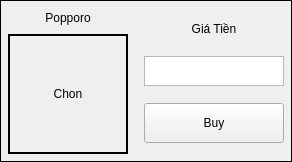
                 <widget class="QFrame" name="frame_60">
                  <property name="frameShape">
                   <enum>QFrame::Box</enum>
                  </property>
                  <layout class="QHBoxLayout" name="horizontalLayout_11">
                   <property name="leftMargin">
                    <number>2</number>
                   </property>
                   <property name="topMargin">
                    <number>2</number>
                   </property>
                   <property name="rightMargin">
                    <number>2</number>
                   </property>
                   <property name="bottomMargin">
                    <number>2</number>
                   </property>
                   <item>
                    <widget class="QFrame" name="frame_61">
                     <property name="sizePolicy">
                      <sizepolicy hsizetype="Expanding" vsizetype="Preferred">
                       <horstretch>0</horstretch>
                       <verstretch>0</verstretch>
                      </sizepolicy>
                     </property>
                     <property name="frameShape">
                      <enum>QFrame::Box</enum>
                     </property>
                     <property name="lineWidth">
                      <number>0</number>
                     </property>
                     <layout class="QVBoxLayout" name="verticalLayout_11">
                      <property name="leftMargin">
                       <number>5</number>
                      </property>
                      <property name="topMargin">
                       <number>5</number>
                      </property>
                      <property name="rightMargin">
                       <number>5</number>
                      </property>
                      <property name="bottomMargin">
                       <number>5</number>
                      </property>
                      <item>
                       <widget class="QLabel" name="nameID21">
                        <property name="sizePolicy">
                         <sizepolicy hsizetype="Expanding" vsizetype="Maximum">
                          <horstretch>0</horstretch>
                          <verstretch>0</verstretch>
                         </sizepolicy>
                        </property>
                        <property name="minimumSize">
                         <size>
                          <width>20</width>
                          <height>20</height>
                         </size>
                        </property>
                        <property name="maximumSize">
                         <size>
                          <width>5000</width>
                          <height>60</height>
                         </size>
                        </property>
                        <property name="frameShape">
                         <enum>QFrame::Box</enum>
                        </property>
                        <property name="lineWidth">
                         <number>0</number>
                        </property>
                        <property name="text">
                         <string>Popporo</string>
                        </property>
                        <property name="alignment">
                         <set>Qt::AlignCenter</set>
                        </property>
                       </widget>
                      </item>
                      <item>
                       <widget class="QLabel" name="imageID21">
                        <property name="sizePolicy">
                         <sizepolicy hsizetype="Expanding" vsizetype="Maximum">
                          <horstretch>0</horstretch>
                          <verstretch>0</verstretch>
                         </sizepolicy>
                        </property>
                        <property name="minimumSize">
                         <size>
                          <width>120</width>
                          <height>120</height>
                         </size>
                        </property>
                        <property name="maximumSize">
                         <size>
                          <width>5000</width>
                          <height>250</height>
                         </size>
                        </property>
                        <property name="frameShape">
                         <enum>QFrame::Box</enum>
                        </property>
                        <property name="lineWidth">
                         <number>2</number>
                        </property>
                        <property name="text">
                         <string>Chon</string>
                        </property>
                        <property name="alignment">
                         <set>Qt::AlignCenter</set>
                        </property>
                       </widget>
                      </item>
                     </layout>
                    </widget>
                   </item>
                   <item>
                    <widget class="QFrame" name="frame_62">
                     <property name="maximumSize">
                      <size>
                       <width>150</width>
                       <height>16777215</height>
                      </size>
                     </property>
                     <layout class="QVBoxLayout" name="verticalLayout_70">
                      <property name="leftMargin">
                       <number>5</number>
                      </property>
                      <property name="topMargin">
                       <number>5</number>
                      </property>
                      <property name="rightMargin">
                       <number>5</number>
                      </property>
                      <property name="bottomMargin">
                       <number>5</number>
                      </property>
                      <item>
                       <widget class="QLabel" name="imageAc_39">
                        <property name="sizePolicy">
                         <sizepolicy hsizetype="Maximum" vsizetype="Maximum">
                          <horstretch>0</horstretch>
                          <verstretch>0</verstretch>
                         </sizepolicy>
                        </property>
                        <property name="minimumSize">
                         <size>
                          <width>20</width>
                          <height>20</height>
                         </size>
                        </property>
                        <property name="maximumSize">
                         <size>
                          <width>150</width>
                          <height>20</height>
                         </size>
                        </property>
                        <property name="frameShape">
                         <enum>QFrame::Box</enum>
                        </property>
                        <property name="lineWidth">
                         <number>0</number>
                        </property>
                        <property name="text">
                         <string>Giá Tiền</string>
                        </property>
                        <property name="alignment">
                         <set>Qt::AlignCenter</set>
                        </property>
                       </widget>
                      </item>
                      <item>
                       <widget class="QTextEdit" name="totalCoinID21">
                        <property name="maximumSize">
                         <size>
                          <width>500</width>
                          <height>30</height>
                         </size>
                        </property>
                        <property name="readOnly">
                         <bool>true</bool>
                        </property>
                       </widget>
                      </item>
                      <item>
                       <widget class="QPushButton" name="btnBuyID21">
                        <property name="sizePolicy">
                         <sizepolicy hsizetype="Expanding" vsizetype="Fixed">
                          <horstretch>0</horstretch>
                          <verstretch>0</verstretch>
                         </sizepolicy>
                        </property>
                        <property name="minimumSize">
                         <size>
                          <width>0</width>
                          <height>40</height>
                         </size>
                        </property>
                        <property name="text">
                         <string>Buy</string>
                        </property>
                        <property name="ID" stdset="0">
                         <number>21</number>
                        </property>
                        <attribute name="buttonGroup">
                         <string notr="true">buy_buttonGroup</string>
                        </attribute>
                       </widget>
                      </item>
                     </layout>
                    </widget>
                   </item>
                  </layout>
                 </widget>
